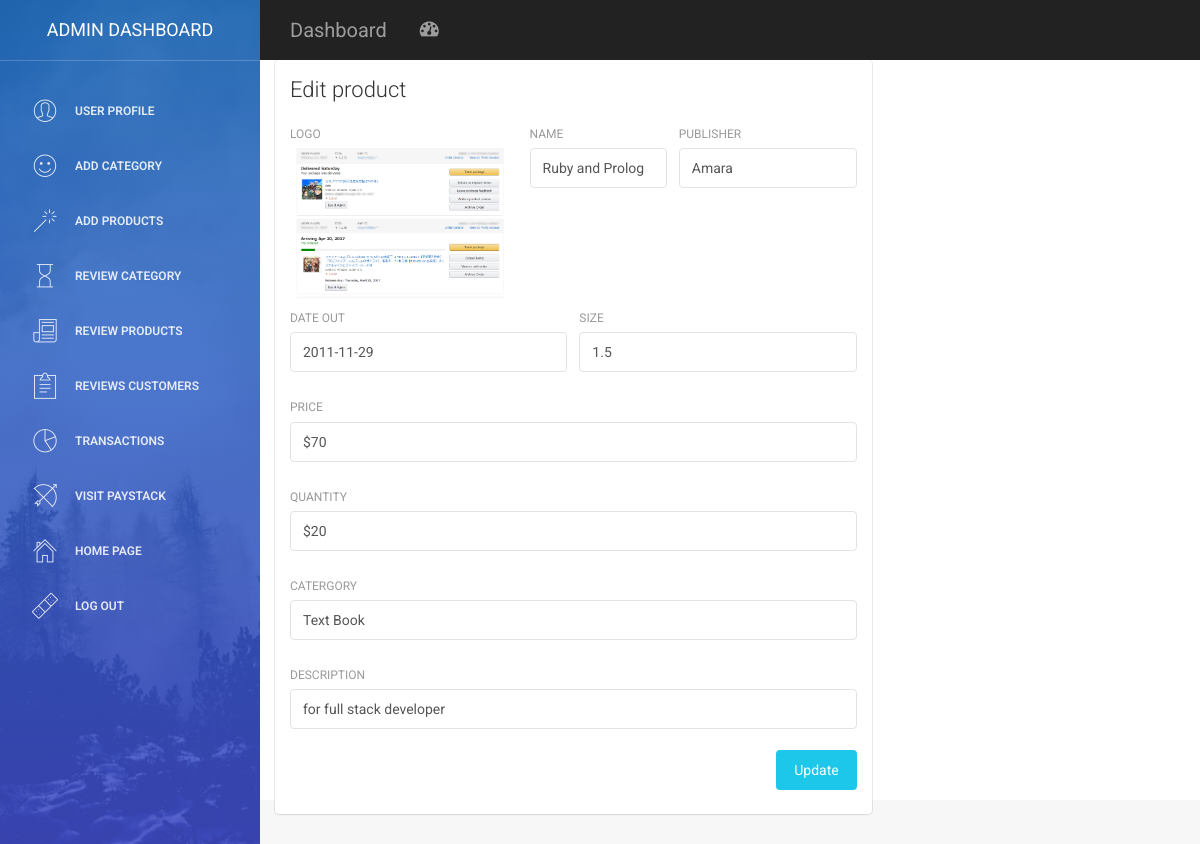
The app's page /admin/editproduct.php?product_id=PROD/003 with its own data.
### tables this page shows
CREATE TABLE `products` (
  `product_id` varchar(15) NOT NULL COMMENT 'for my products',
  `title` varchar(20) NOT NULL,
  `publisher` varchar(20) NOT NULL,
  `size` varchar(4) NOT NULL,
  `price` int(11) NOT NULL,
  `descr` varchar(100) NOT NULL,
  `logo` varchar(30) NOT NULL,
  `dateout` date NOT NULL,
  `category` varchar(30) NOT NULL,
  `quantity` int(11) NOT NULL,
  `file` varchar(1000) NOT NULL
);

### includes/Model.php (called while the page is built, shortened)
<?php
	include_once 'MyPDO.php';
	class Model extends MyPDO {
		protected static $class_name;
		protected static $primary_key;
		protected static $table_name;
		public static function findBySql($sql){
			$obj = new static();
			$objects = $obj->connection->query($sql)->fetchAll(PDO::FETCH_CLASS,static::$class_name);
			return ($objects) ? $objects : false;
		}
		public static function find($id){
			$sql = "SELECT * FROM ".static::$table_name." WHERE ".static::$primary_key." = '$id'";
			$object = static::findBySql($sql);
			return ($object) ? array_shift($object) : false;
		}
	}
?>

### includes/MYPDO.php (called while the page is built, shortened)
<?php
class MyPDO{
  protected function open_connection(){
    try {
    $this->connection = new PDO (DNS,DB_USER,DB_PASS);
  } catch (PDOException $e){
    echo $e->getMessage();
  }
}
}
?>

### includes/product.php (called while the page is built, shortened)
<?php
 include_once 'Model.php';
 class Product extends Model
 {
 	protected $product_id;
   public function getProductId(){
    return $this->product_id;
   }
}
?>

### admin/editproduct.php (the view, shortened to what this page needs)
<?php
    include_once '../includes/product.php';
   if(isset($_GET) & !empty($_GET)){
  $product_id = $_GET['product_id'];
  $product = Product::find($product_id);
    }
?>
<?php
include("header2.php");
?>
<section>
  <div class="content">
            <div class="container-fluid">
                <div class="row">
                    <div class="col-md-8">
                        <div class="card">
                            <div class="header">
                                <h4 class="title">Edit product</h4>
                            </div>
                            <div class="content">
                                <form action="editproduct.php?id=<?php echo $product->getProductId()?>"  method="POST" enctype="multipart/form-data">
                                    <div class="row">
                                       <div class="col-md-5">
                                            <div >
                                                <label>Logo</label>
                                                <img    name="logo"  required="" src="../images/product/<?php echo $product->logo?>" class="img-responsive" width="250px" alt="">
                                            </div>
                                        </div>
                                       <div class="col-md-3">
                                            <div class="form-group">
                                                <label>Name</label>
                                                <input type="text" class="form-control" placeholder="Name"  name="name" value="<?php echo $product->title?>">
                                            </div>
                                        </div>
                                        <div class="col-md-4">
                                            <div class="form-group">
                                                <label for="exampleInputEmail1">Publisher</label>
                                                <input type="text" class="form-control" name="author" value="<?php echo $product->publisher?>">
                                            </div>
                                        </div>
                                    </div>
                                    <div class="row">
                                        <div class="col-md-6">
                                            <div class="form-group">
                                                <label>Date out</label>
                                                <input  class="form-control" value="<?php echo $product->dateout;?>">
                                            </div>
                                        </div>
                                        <div class="col-md-6">
                                            <div class="form-group">
                                                <label>Size</label>
                                                <input type="text" class="form-control"  name="size" value="<?php echo $product->size?>">
                                            </div>
                                        </div>
                                    </div>
                                    <div class="row">
                                        <div class="col-md-12">
                                            <div class="form-group">
                                                <label>Price</label>
                                                <input type="text" class="form-control"  name="price" value="$<?php echo $product->price?>">
                                            </div>
                                        </div>
                                    </div>
                                    <div class="row">
                                        <div class="col-md-12">
                                            <div class="form-group">
                                                <label>quantity</label>
                                                <input type="text" class="form-control"  name="quantity" value="$<?php echo $product->quantity?>">
                                            </div>
                                        </div>
                                    </div>
                                    <div class="row">
                                        <div class="col-md-12">
                                            <div class="form-group">
                                                <label>catergory</label>
                                                <input type="text" class="form-control"  name="product_id" value="<?php echo $product->category;?>" >
                                            </div>
                                        </div>
                                    </div>
                                    <div class="row">
                                        <div class="col-md-12">
                                            <div class="form-group">
                                                <label>Description</label>
                                                <input type="text" class="form-control"  name="description" value="<?php echo $product->descr;?>">
                                            </div>
                                        </div>
                                    </div>
                                    <button type="submit" class="btn btn-info btn-fill pull-right" name="update" >Update</button>
                                    <div class="clearfix"></div>
                                </form>
                            </div>
                        </div>
                    </div>
                </div>
            </div>
        </div>
</div>
<footer>
 <?php
include ("footer2.php");
?>
</body>
</html>

### records on screen
products: logo (picture), name "Ruby and Prolog", author "Amara", dateout "2011-11-29", size "1.5", price "$70", quantity "$20", product_id "Text Book", description "for full stack developer"
